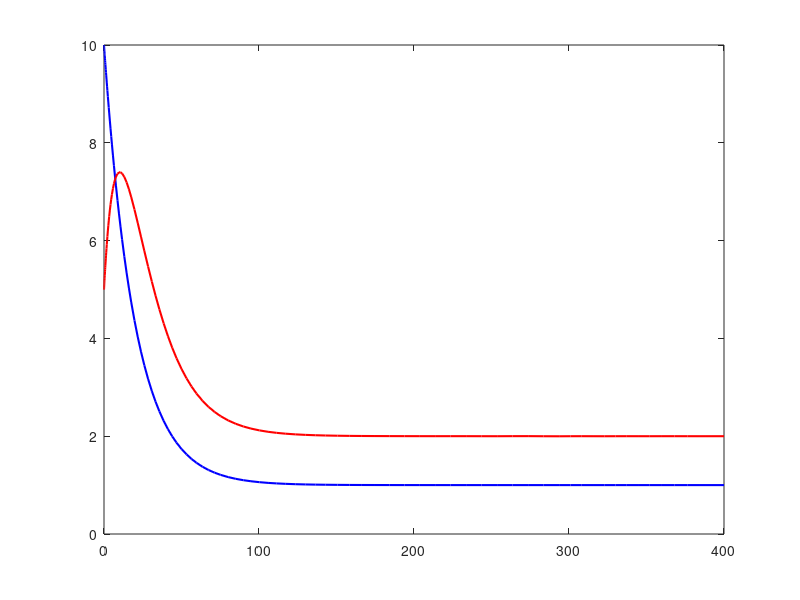

Source code (MATLAB): (Note: this script raises an error after producing the figure.)
%----------Problem 4-----------
clc; clear; close all;

%% Parameters and Coefficients
Q = 1e4;    % m^3/day
C0 = 1;     % g/m^3
C10 = 10;   % g/m^3
C20 = 5;    % g/m^3
W = 1e4;    % g/day
V1 = 200000.00;   % m^3
V2 = 100000.00;    % m^3

beta1 = Q / V1;
beta2 = Q / V2;
beta3 = W / V2;

%% Solve ODE
odefun = @(t, C) [beta1 * (C0 - C(1)); beta2 * (C(1) - C(2)) + beta3];

t_span = [0 400];
[t, C] = ode45(odefun, t_span, [C10; C20]);

% Find the Time Below 2 g/m^3
idx = find(C(:, 1) < 2 & C(:, 2) < 2, 1, 'first');
if ~isempty(idx)
    time_required = t(idx);
    fprintf('It takes %.2f days for C1 and C2 to both be below 2 g/m^3\n', time_required);
else
    fprintf('The requirement is not met within 400 days\n');
end

%% Plotting and Save
figure;
plot(t, C(:, 1), 'b-', 'LineWidth', 1.5);
hold on;
plot(t, C(:, 2), 'r-', 'LineWidth', 1.5);
yline(2, 'k--', 'Threshold', 'LineWidth', 1.5);
if ~isempty(idx)
    xline(time_required, 'g--', 'Required Time', 'LineWidth', 1.5);
end
xlabel('Time (days)');
ylabel('Concentration (g/m^3)');
title('Pollutant Concentration in Lakes L1 and L2 Over Time');
legend('C1(t) (Lake 1)', 'C2(t) (Lake 2)', 'Threshold (2 g/m^3)', 'Required Time');
grid on;

set(gca, 'FontSize', 18);
set(gcf, 'Position', [100, 100, 1600, 900]);
exportgraphics(gcf, 'Problem4.pdf', 'ContentType', 'vector');
